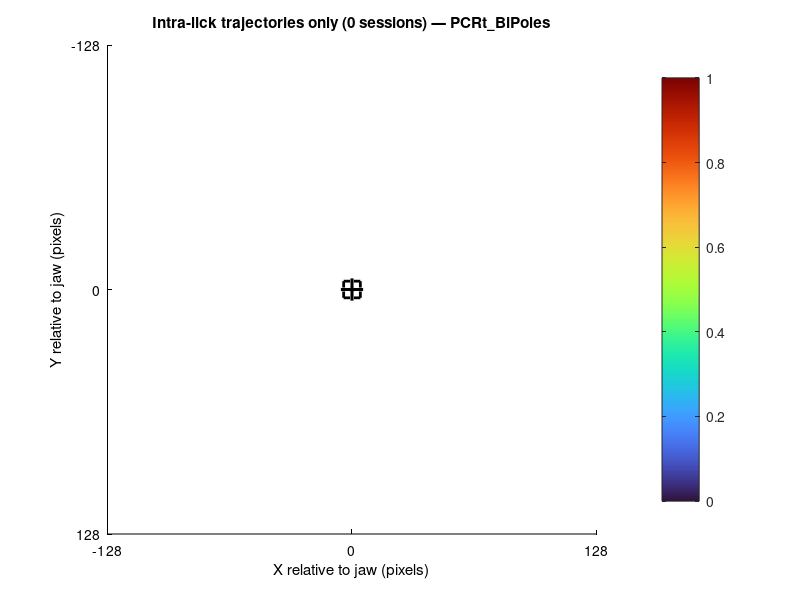

The MATLAB script that drew this image: (Note: this script raises an error after producing the figure.)
function lick_trajectory_phase_density_overlay
% lick_trajectory_phase_density_overlay
%
% Jaw-centered pooled tongue trajectories only (no density background). Segments are drawn as
% colored line pieces; color is intra-lick phase (0 = first frame of lick, 1 = last frame).
%
% Licks: sort keypoints by Frame; start a new lick where consecutive frame gap > GAP_FRAMES.
% Only licks with at least MIN_LICK_FRAMES keypoint rows are kept.
%
% Edit csv lists below. Run: lick_trajectory_phase_density_overlay

close all

%% =======================================================================
%% CONFIG (match jaw_centered_pooled_heatmap.m)
%% =======================================================================

csvPaths_PCRt = {
    'C:\Users\wanglab\Desktop\Ina\PCRt_BiPoles\PCRt_02\2024_1206\keypoints.csv'
    'C:\Users\wanglab\Desktop\Ina\PCRt_BiPoles\PCRt_02\2024_1218\keypoints.csv'
    'C:\Users\wanglab\Desktop\Ina\PCRt_BiPoles\PCRt_02\2024_1223\keypoints.csv'
    'C:\Users\wanglab\Desktop\Ina\PCRt_BiPoles\PCRt_07\2025_0401\keypoints.csv'
    'C:\Users\wanglab\Desktop\Ina\PCRt_BiPoles\PCRt_07\2025_0403\keypoints.csv'
    'C:\Users\wanglab\Desktop\Ina\PCRt_BiPoles\PCRt_08\2025_0401\keypoints.csv'
    'C:\Users\wanglab\Desktop\Ina\PCRt_BiPoles\PCRt_08\2025_0403\keypoints.csv'
    'C:\Users\wanglab\Desktop\Ina\PCRt_BiPoles\PCRt_09\2025_0514\keypoints.csv'
    'C:\Users\wanglab\Desktop\Ina\PCRt_BiPoles\PCRt_09\2025_0515\keypoints.csv'
    'C:\Users\wanglab\Desktop\Ina\PCRt_BiPoles\PCRt_09\2025_0516\keypoints.csv'
    };

csvPaths_IRt = {
    'C:\Users\wanglab\Desktop\Ina\IRt_BiPoles\IRt_01\2025_0425\keypoints.csv'
    'C:\Users\wanglab\Desktop\Ina\IRt_BiPoles\IRt_01\2025_0514\keypoints.csv'
    'C:\Users\wanglab\Desktop\Ina\IRt_BiPoles\IRt_01\2025_0515\keypoints.csv'
    'C:\Users\wanglab\Desktop\Ina\IRt_BiPoles\IRt_01\2025_0516\keypoints.csv'
    'C:\Users\wanglab\Desktop\Ina\IRt_BiPoles\IRt_02\2025_0425\keypoints.csv'
    'C:\Users\wanglab\Desktop\Ina\IRt_BiPoles\IRt_02\2025_0514\keypoints.csv'
    'C:\Users\wanglab\Desktop\Ina\IRt_BiPoles\IRt_02\2025_0515\keypoints.csv'
    'C:\Users\wanglab\Desktop\Ina\IRt_BiPoles\IRt_02\2025_0516\keypoints.csv'
    'C:\Users\wanglab\Desktop\Ina\IRt_BiPoles\IRt_03\2025_0425\keypoints.csv'
    'C:\Users\wanglab\Desktop\Ina\IRt_BiPoles\IRt_09\2026_0113\keypoints.csv'
    'C:\Users\wanglab\Desktop\Ina\IRt_BiPoles\IRt_09\2026_0116\keypoints.csv'
    'C:\Users\wanglab\Desktop\Ina\IRt_BiPoles\IRt_09\2026_0112\keypoints.csv'
    'C:\Users\wanglab\Desktop\Ina\IRt_BiPoles\IRt_10\2026_0113\keypoints.csv'
    'C:\Users\wanglab\Desktop\Ina\IRt_BiPoles\IRt_10\2026_0116\keypoints.csv'
    'C:\Users\wanglab\Desktop\Ina\IRt_BiPoles\IRt_10\2026_0112\keypoints.csv'
    };

PROB_MIN = 0;
GAP_FRAMES = 8;

% Minimum number of keypoint rows (frames with detections) per lick segment.
MIN_LICK_FRAMES = 5;

REL_EXTENT_HALF = 128;

DRAW_SEGMENT_LINES = true;
LINE_WIDTH = 1.15;

OUTPUT_DIR = '';
SAVE_SVG = true;

%% =======================================================================

thisDir = fileparts(mfilename('fullpath'));
if isempty(OUTPUT_DIR)
    OUTPUT_DIR = thisDir;
end

xMin = -REL_EXTENT_HALF;
xMax = REL_EXTENT_HALF;
yMin = -REL_EXTENT_HALF;
yMax = REL_EXTENT_HALF;

plotOneGroup(csvPaths_PCRt, 'PCRt_BiPoles', 'PCRt', PROB_MIN, GAP_FRAMES, MIN_LICK_FRAMES, ...
    xMin, xMax, yMin, yMax, DRAW_SEGMENT_LINES, LINE_WIDTH, OUTPUT_DIR, SAVE_SVG);

plotOneGroup(csvPaths_IRt, 'IRt_BiPoles', 'IRt', PROB_MIN, GAP_FRAMES, MIN_LICK_FRAMES, ...
    xMin, xMax, yMin, yMax, DRAW_SEGMENT_LINES, LINE_WIDTH, OUTPUT_DIR, SAVE_SVG);

end


function plotOneGroup(csvList, groupTag, shortTag, probMin, gapFrames, minLickFrames, ...
    xMin, xMax, yMin, yMax, drawLines, lineW, outDir, saveSvg)
    nSessions = 0;

    cmapPhase = phaseColormap256();

    fig = figure('Name', sprintf('Lick trajectory phase (%s)', groupTag), ...
        'NumberTitle', 'off', 'Color', 'w', ...
        'Position', [80 80 660 580]);
    ax = axes(fig);
    set(ax, 'Color', 'w', 'XColor', 'k', 'YColor', 'k');
    axis(ax, [xMin xMax yMin yMax]);
    axis(ax, 'image');
    set(ax, 'YDir', 'reverse');
    colormap(ax, cmapPhase);
    caxis(ax, [0 1]);

    xlabel(ax, 'X relative to jaw (pixels)', 'Interpreter', 'none');
    ylabel(ax, 'Y relative to jaw (pixels)', 'Interpreter', 'none');
    hold(ax, 'on');

    cx0 = 0;
    cy0 = 0;

    for k = 1:numel(csvList)
        csvFile = csvList{k};
        if ~isfile(csvFile)
            continue
        end

        [lickX, lickY, lickPhase] = sessionSortedTrajectoryPoints(csvFile, probMin, gapFrames, minLickFrames);
        if isempty(lickX)
            continue
        end
        nSessions = nSessions + 1;

        for j = 1:numel(lickX)
            xs = lickX{j};
            ys = lickY{j};
            ph = lickPhase{j};
            if isempty(xs)
                continue
            end

            if drawLines && numel(xs) > 1
                pmid = (ph(1:end-1) + ph(2:end)) / 2;
                lineColors = rgbFromPhase(pmid, cmapPhase);
                for ii = 1:(numel(xs) - 1)
                    plot(ax, xs(ii:ii + 1), ys(ii:ii + 1), '-', ...
                        'Color', lineColors(ii, :), 'LineWidth', lineW);
                end
            end

            scatter(ax, xs, ys, 16, ph, 'filled', ...
                'MarkerFaceAlpha', 0.95, 'MarkerEdgeColor', 'none');
        end
    end

    title(ax, sprintf(['Intra-lick trajectories only (%d sessions) — %s'], ...
        nSessions, groupTag), 'Interpreter', 'none', 'FontSize', 11, 'Color', 'k');

    % Jaw reference on top (+ and box only).
    plot(ax, cx0, cy0, 'ws', 'MarkerSize', 14, 'LineWidth', 2.6, 'MarkerFaceColor', 'none');
    plot(ax, cx0, cy0, 'ks', 'MarkerSize', 12, 'LineWidth', 2, 'MarkerFaceColor', 'none');
    plot(ax, cx0, cy0, 'w+', 'MarkerSize', 18, 'LineWidth', 2.8);
    plot(ax, cx0, cy0, 'k+', 'MarkerSize', 16, 'LineWidth', 2.2);

    % enforce jaw-centered fixed window and ticks
    xlim(ax, [xMin xMax]);
    ylim(ax, [yMin yMax]);
    xticks(ax, [xMin 0 xMax]);
    yticks(ax, [yMin 0 yMax]);

    hold(ax, 'off');

    cb = colorbar(ax);
    cb.Color = 'k';
    cb.Label.String = 'Intra-lick phase (0=start, 1=end)';
    cb.Label.Interpreter = 'none';

    if saveSvg
        outPath = fullfile(outDir, sprintf('lick_trajectory_phase_only_%s', shortTag));
        try
            exportgraphics(fig, [outPath '.svg'], 'ContentType', 'vector');
        catch %#ok<*CTCH>
            print(fig, [outPath '.svg'], '-dsvg', '-painters');
        end
        fprintf('Wrote %s.svg\n', outPath);
    end
end


function cmap = phaseColormap256()
    try
        cmap = turbo(256);
    catch %#ok<*CTCH>
        cmap = jet(256);
    end
end


function rgb = rgbFromPhase(phase, cmap)
    phase = phase(:);
    phase = max(0, min(1, phase));
    idx = round(phase * (size(cmap, 1) - 1)) + 1;
    rgb = cmap(idx, :);
end


function [lickX, lickY, lickPhase] = sessionSortedTrajectoryPoints(csvFile, probMin, gapFrames, minLickFrames)

    lickX = {};
    lickY = {};
    lickPhase = {};

    tbl = readKeypointsCsv(csvFile);
    frm = tbl.Frame;
    xv = tbl.X;
    yv = tbl.Y;
    if isempty(probMin) || (~isscalar(probMin)) || probMin <= 0
        keep = true(size(xv));
    else
        keep = tbl.Probability >= probMin;
    end
    frm = frm(keep);
    xv = xv(keep);
    yv = yv(keep);
    if numel(xv) < 1
        return
    end

    [jx, jy] = jawMeanFromBottomView(csvFile, probMin);
    if isnan(jx) || isnan(jy)
        return
    end

    xr = xv(:) - jx;
    yr = yv(:) - jy;

    [fs, ord] = sort(double(frm(:)));
    xo = xr(ord);
    yo = yr(ord);
    nf = numel(fs);

    bk = find(diff(fs) > gapFrames);
    starts = [1; bk + 1];
    ends = [bk; nf];

    for j = 1:numel(starts)
        s = starts(j);
        e = ends(j);
        L = e - s + 1;
        if L < minLickFrames
            continue
        end
        xs = xo(s:e);
        ys = yo(s:e);
        if L == 1
            ph = 0.5;
        else
            ph = ((0:(L - 1))' / (L - 1));
        end

        lickX{end + 1} = xs; %#ok<AGROW>
        lickY{end + 1} = ys; %#ok<AGROW>
        lickPhase{end + 1} = ph; %#ok<AGROW>
    end
end


function [jx, jy] = jawMeanFromBottomView(csvFile, probMin)
    jx = NaN;
    jy = NaN;
    sessionDir = fileparts(csvFile);
    jawFiles = dir(fullfile(sessionDir, '*_bottom_view_jaw.csv'));
    if isempty(jawFiles)
        return
    end
    names = sort({jawFiles.name});
    jawFile = fullfile(sessionDir, names{1});

    jawTbl = readKeypointsCsv(jawFile);
    if height(jawTbl) < 1
        return
    end

    if isempty(probMin) || (~isscalar(probMin)) || probMin <= 0
        keep = true(height(jawTbl), 1);
    else
        keep = jawTbl.Probability >= probMin;
        if ~any(keep)
            return
        end
    end

    jx = mean(jawTbl.X(keep), 'omitnan');
    jy = mean(jawTbl.Y(keep), 'omitnan');
end


function tbl = readKeypointsCsv(csvFile)
    T = readtable(csvFile);
    v = T.Properties.VariableNames;
    vl = lower(v);
    fc = @(s) strcmp(vl, lower(s));

    fi = fc('frame');
    xi = fc('x');
    yi = fc('y');
    pi = fc('probability');
    if ~(any(fi) && any(xi) && any(yi))
        error('CSV must include Frame, X, and Y columns: %s', csvFile);
    end
    if sum(fi) > 1 || sum(xi) > 1 || sum(yi) > 1
        error('Ambiguous duplicate column names: %s', csvFile);
    end

    F = double(T{:, fi});
    X = double(T{:, xi});
    Y = double(T{:, yi});
    if any(pi)
        Pr = double(T{:, pi});
    else
        Pr = ones(size(F));
    end

    tbl = table(F, X, Y, Pr, 'VariableNames', {'Frame', 'X', 'Y', 'Probability'});
end
